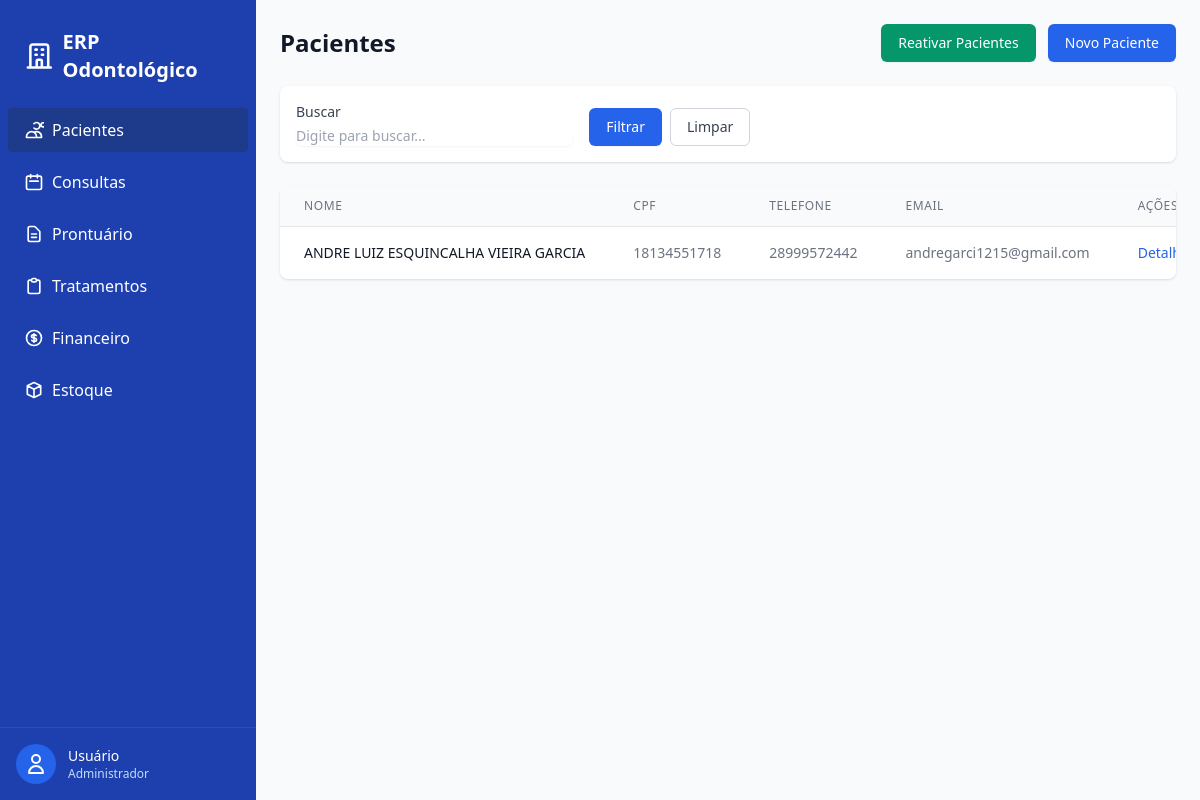
/pacientes/ (signed in), run on the app's committed database.
### pacientes/models.py (models this page shows, shortened)
class Paciente(models.Model):
    nome = models.CharField(max_length=250)
    cpf = models.CharField(unique=True)
    data_nascimento = models.DateField()
    telefone = models.CharField()
    email = models.EmailField(blank=True)
    endereco = models.TextField(blank=True)
    is_active = models.BooleanField(default=True)
    deleted_at = models.DateTimeField(null=True, blank=True)
    criado_em = models.DateTimeField(auto_now_add=True)
    atualizado_em = models.DateTimeField(auto_now=True)
    class Meta:
        ordering = ['nome']
        verbose_name = "Paciente"
        verbose_name_plural = "Pacientes"

### pacientes/views.py (the view)
# urls.py: path("", views.PacienteListView.as_view(), name="list"),
class PacienteListView(LoginRequiredMixin, PermissionRequiredMixin, ListView):
    model = Paciente
    template_name = "pacientes/paciente_list.html"
    context_object_name = "pacientes"
    paginate_by = 20
    permission_required = "pacientes.view_paciente"
    def get_queryset(self):
        qs = Paciente.objects.filter(is_active=True)
        q = self.request.GET.get("q", "").strip()
        if q:
            qs = qs.filter(Q(nome__icontains=q) | Q(cpf__icontains=q) | Q(email__icontains=q))
        return qs.order_by("nome")

### templates/pacientes/paciente_list.html (shortened to what this page needs)
{% extends "base.html" %}
{% load static %}
{% block content %}
<div class="mb-6 flex justify-between items-center">
    <h1 class="text-2xl font-bold text-gray-900">Pacientes</h1>
    <div class="space-x-2">
        <a href="{% url 'pacientes:archived_list' %}"
            class="inline-flex items-center px-4 py-2 border border-transparent text-sm font-medium rounded-md shadow-sm text-white bg-emerald-600 hover:bg-emerald-700 focus:outline-none focus:ring-2 focus:ring-offset-2 focus:ring-emerald-500">
            Reativar Pacientes
        </a>
        <a href="{% url 'pacientes:create' %}"
            class="inline-flex items-center px-4 py-2 border border-transparent text-sm font-medium rounded-md shadow-sm text-white bg-blue-600 hover:bg-blue-700 focus:outline-none focus:ring-2 focus:ring-offset-2 focus:ring-blue-500">
            Novo Paciente
        </a>
    </div>
</div>
{% include "partials/_search_filter.html" with additional_filters="" %}
<div class="bg-white shadow overflow-hidden sm:rounded-lg">
    <div class="overflow-x-auto">
        <table class="min-w-full divide-y divide-gray-200">
            <thead class="bg-gray-50">
                <tr>
                    <th scope="col"
                        class="px-6 py-3 text-left text-xs font-medium text-gray-500 uppercase tracking-wider">Nome</th>
                    <th scope="col"
                        class="px-6 py-3 text-left text-xs font-medium text-gray-500 uppercase tracking-wider">CPF</th>
                    <th scope="col"
                        class="px-6 py-3 text-left text-xs font-medium text-gray-500 uppercase tracking-wider">Telefone
                    </th>
                    <th scope="col"
                        class="px-6 py-3 text-left text-xs font-medium text-gray-500 uppercase tracking-wider">Email
                    </th>
                    <th scope="col"
                        class="px-6 py-3 text-left text-xs font-medium text-gray-500 uppercase tracking-wider">Ações
                    </th>
                </tr>
            </thead>
            <tbody class="bg-white divide-y divide-gray-200">
                {% for paciente in pacientes %}
                <tr class="hover:bg-gray-50">
                    <td class="px-6 py-4 whitespace-nowrap">
                        <div class="text-sm font-medium text-gray-900">{{ paciente.nome }}</div>
                    </td>
                    <td class="px-6 py-4 whitespace-nowrap">
                        <div class="text-sm text-gray-500">{{ paciente.cpf }}</div>
                    </td>
                    <td class="px-6 py-4 whitespace-nowrap">
                        <div class="text-sm text-gray-500">{{ paciente.telefone }}</div>
                    </td>
                    <td class="px-6 py-4 whitespace-nowrap">
                        <div class="text-sm text-gray-500">{{ paciente.email }}</div>
                    </td>
                    <td class="px-6 py-4 whitespace-nowrap text-sm font-medium">
                        <a href="{% url 'pacientes:detail' paciente.id %}"
                            class="text-blue-600 hover:text-blue-900 mr-3">Detalhes</a>
                    </td>
                </tr>
                {% empty %}
                <tr>
                    <td colspan="5" class="px-6 py-4 text-center text-sm text-gray-500">
                        Nenhum paciente encontrado.
                    </td>
                </tr>
                {% endfor %}
            </tbody>
        </table>
    </div>
</div>
{% endblock %}

### data on the page
Paciente: nome "ANDRE LUIZ ESQUINCALHA VIEIRA GARCIA", cpf "18134551718", telefone "28999572442", email "andregarci1215@gmail.com"
